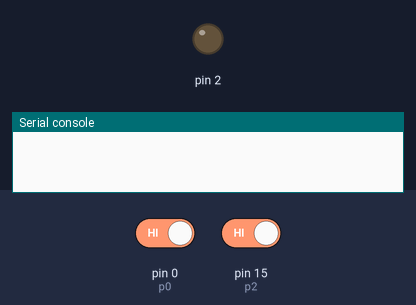
A program run on a simulated MicroPython board. Shown: output pins drawn as LEDs (lit = HIGH), the last lines printed to the serial console. The test bench sets the inputs (shaded band); at power-on: pin 15 (p2) HIGH, pin 0 (p0) HIGH.

Above: at 1.2 s.
1.3 s: pin 15 (p2) driven LOW
At 2.3 s:
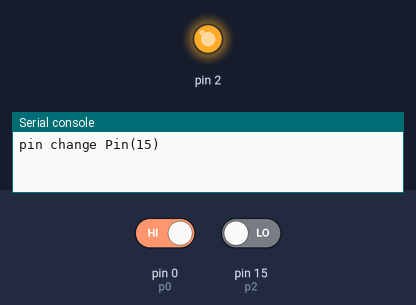
2.8 s: pin 0 (p0) driven LOW
At 3.5 s:
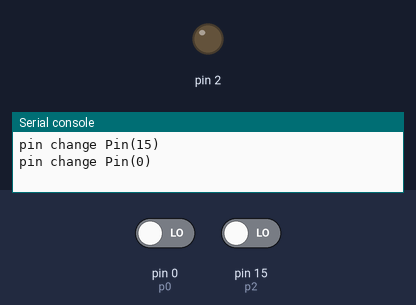
Timing chart, 0 to 5.8 s (numbered marks = the images above; inputs shaded):
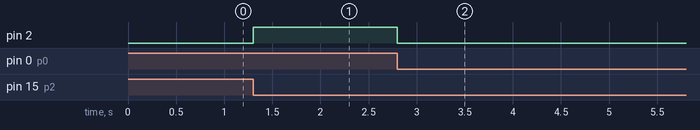

Measured:
- after the input at 1.3 s, pin 2: LOW → HIGH at once
- after the input at 2.8 s, pin 2: HIGH → LOW at once

The program:

some.py
```python
from machine import Pin
#       GPIO PIN
#      ___________
#   16|D0-led   D1|5
#   14|D5       D2|4
#   12|D6       D3|0
#   13|D7   led-D4|2
#   15|D8         |
# best for relay module is GPIO5, GPIO4, GPIO12, GPIO13, GPIO14
def callback_in(p):
    Pin(2, Pin.OUT).value(0)
    print('pin change', p)


def callback_out(p):
    Pin(2, Pin.OUT).value(1)
    print('pin change', p)


p0 = Pin(0, Pin.IN)
p2 = Pin(15, Pin.IN)
#Pin(4, Pin.OUT).value(1)

p0.irq(trigger=Pin.IRQ_FALLING, handler=callback_in)

p2.irq(trigger=Pin.IRQ_FALLING, handler=callback_out)
```
